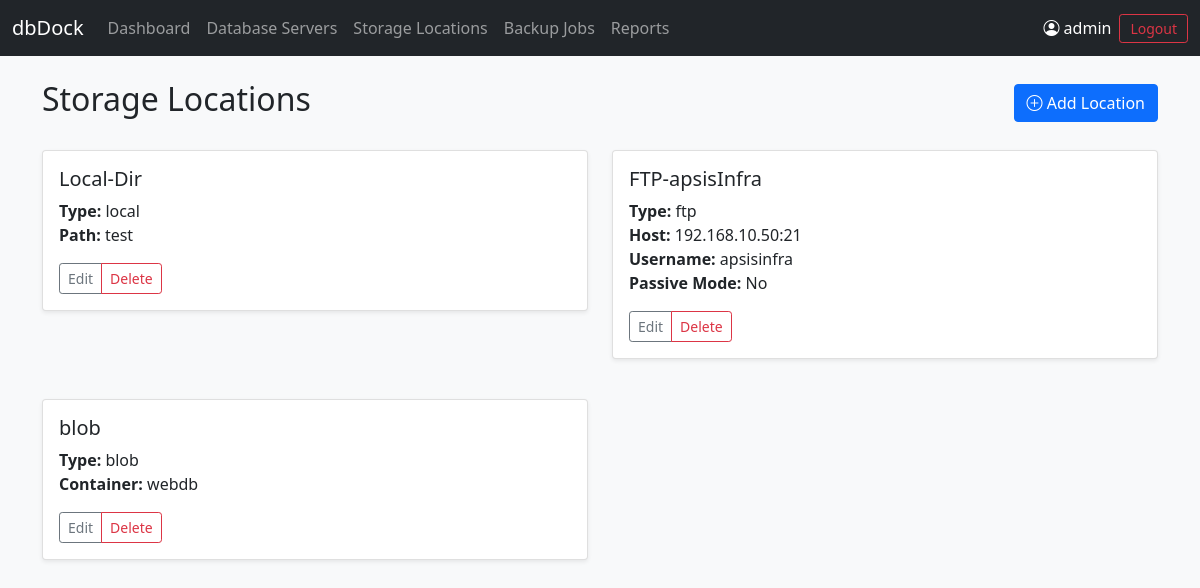
Before: /storage_locations (signed in) with the older database file.
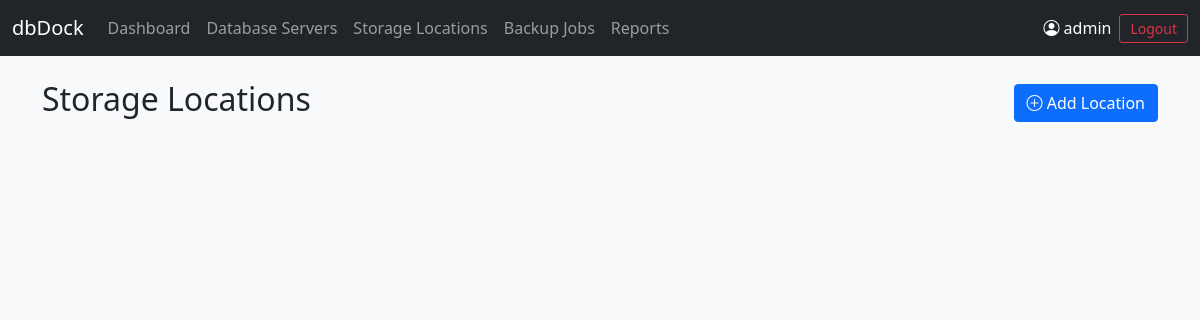
After: the same page with the newer database file.
### models.py (models this page shows)
class StorageLocation(db.Model):
    id = db.Column(db.Integer, primary_key=True)
    name = db.Column(db.String(100), nullable=False)
    type = db.Column(db.Enum(StorageType), nullable=False)
    config = db.Column(db.Text, nullable=False)  # JSON string of configuration
    created_at = db.Column(db.DateTime, default=datetime.utcnow)
    is_active = db.Column(db.Boolean, default=True)

### app.py (the view, shortened to what this page needs)
@app.route('/storage_locations', methods=['GET', 'POST'])
def storage_locations():
    locations = StorageLocation.query.all()
    return render_template('storage_locations.html', locations=locations)

### app.py (called while the page is built)
@app.template_filter('from_json')
def from_json_filter(value):
    try:
        return json.loads(value)
    except:
        return {}

@app.before_request
def require_login():
    allowed_routes = ['login', 'static', 'health_check']
    if 'user' not in session and request.endpoint not in allowed_routes:
        return redirect(url_for('login'))

### templates/storage_locations.html (shortened to what this page needs)
{% extends "base.html" %}
{% block content %}
<div class="d-flex justify-content-between align-items-center mb-4">
    <h2>Storage Locations</h2>
    <button class="btn btn-primary" data-bs-toggle="modal" data-bs-target="#addLocationModal">
        <i class="bi bi-plus-circle"></i> Add Location
    </button>
</div>
<div class="row">
    {% for location in locations %}
    <div class="col-md-6 mb-3">
        <div class="card">
            <div class="card-body">
                <h5 class="card-title">{{ location.name }}</h5>
                <p class="card-text">
                    <strong>Type:</strong> {{ location.type.value }}<br>
                    {% set config = location.config|from_json %}
                    {% if location.type.value == 'local' %}
                    <strong>Path:</strong> {{ config.path }}
                    {% elif location.type.value == 'ftp' %}
                    <strong>Host:</strong> {{ config.host }}:{{ config.port }}<br>
                    <strong>Username:</strong> {{ config.username }}<br>
                    <strong>Passive Mode:</strong> {{ 'Yes' if config.passive_mode else 'No' }}
                    {% elif location.type.value == 's3' %}
                    <strong>Bucket:</strong> {{ config.bucket }}<br>
                    <strong>Region:</strong> {{ config.region }}
                    {% elif location.type.value == 'blob' %}
                    <strong>Container:</strong> {{ config.container }}
                    {% endif %}
                </p>
                <div class="btn-group" role="group">
                    <a href="{{ url_for('edit_location', location_id=location.id) }}" class="btn btn-sm btn-outline-secondary">
                        Edit
                    </a>
                    <button class="btn btn-sm btn-outline-danger delete-location" data-location-id="{{ location.id }}">
                        Delete
                    </button>
                </div>
            </div>
        </div>
    </div>
    {% endfor %}
</div>
{% endblock %}

### templates/base.html (shortened to what this page needs)
<!DOCTYPE html>
<html lang="en">
<head>
    <link href="https://cdn.jsdelivr.net/npm/bootstrap@5.1.3/dist/css/bootstrap.min.css" rel="stylesheet">
    <link href="https://cdn.jsdelivr.net/npm/bootstrap-icons@1.7.2/font/bootstrap-icons.css" rel="stylesheet">
    <link href="{{ url_for('static', filename='style.css') }}" rel="stylesheet">
</head>
<body>
    <nav class="navbar navbar-expand-lg navbar-dark bg-dark">
        <div class="container-fluid">
            <a class="navbar-brand" href="{{ url_for('dashboard') }}">dbDock</a>
            <div class="collapse navbar-collapse" id="navbarNav">
                <ul class="navbar-nav">
                    <li class="nav-item">
                        <a class="nav-link" href="{{ url_for('dashboard') }}">Dashboard</a>
                    </li>
                    <li class="nav-item">
                        <a class="nav-link" href="{{ url_for('database_servers') }}">Database Servers</a>
                    </li>
                    <li class="nav-item">
                        <a class="nav-link" href="{{ url_for('storage_locations') }}">Storage Locations</a>
                    </li>
                    <li class="nav-item">
                        <a class="nav-link" href="{{ url_for('backup_jobs') }}">Backup Jobs</a>
                    </li>
                    <li class="nav-item">
                        <a class="nav-link" href="{{ url_for('reports') }}">Reports</a>
                    </li>
                </ul>
            {% if session.get('user') %}
            <div class="d-flex align-items-center ms-auto">
                <span class="text-white me-2">
                    <i class="bi bi-person-circle"></i> {{ session.get('user') }}
                </span>
                <a href="{{ url_for('logout') }}" class="btn btn-sm btn-outline-danger">Logout</a>
            </div>
            {% endif %}
            </div>
        </div>
    </nav>
    <div class="container mt-4">
        {% block content %}{% endblock %}
    </div>
</body>
</html>

### static/style.css (style rules this page uses)
body { background-color: #f8f9fa; }
.navbar .btn-outline-danger { border-width: 1px; padding: 3px 10px; }

Changed rows visible on the page:
removed StorageLocation: name "Local-Dir", type.value "local", path "test"
removed StorageLocation: name "FTP-apsisInfra", type.value "ftp", host "192.168.10.50", port "21", username "apsisinfra", passive_mode "No"
removed StorageLocation: name "blob", type.value "blob", container "webdb"
